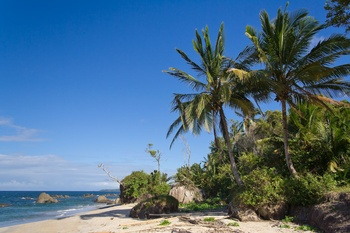
#> input picture image_processing/data/beach.jpg, 350 x 233 px
$ jupyter execute --allow-errors Color-Filter.ipynb   (shell and % lines are left out)   (older library calls are emulated)
#> lines starting #> are read from the running program, lines starting #| are printed output that depends on the picture; after the words box and inside, x2 and y2 are one past the last pixel; in counts of white or black regions, pixels touching at a corner belong together
[cell 1]
import cv2
from matplotlib import pyplot as plt
import numpy as np

# ***masking by cv2.draw and cv2.bitwise_and***
- use cv2.shape to draw mask shape on a canvas
- exclusively using bitwise_and with mask parameter

[cell 2]
beach = cv2.imread("data/beach.jpg")[:,:,::-1]
h, w = beach.shape[:-1]
#> h = 233; w = 350

canvas = np.zeros((h, w), dtype = np.uint8)
mask = cv2.circle(canvas, (int(w/2), int(h/2)), 30, color = 255,thickness = -1)
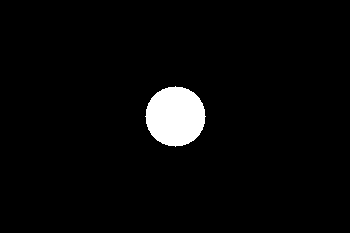
#> canvas: shape (233, 350); 3.5% white; 1 white region, box (x1, y1, x2, y2) and area: (145, 86, 206, 147) 2821

masked_beach = cv2.bitwise_and(beach, beach, mask = mask)
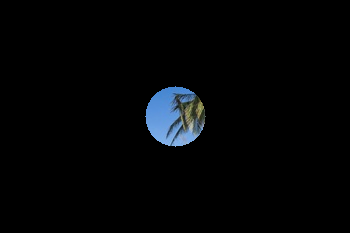
#> masked_beach: shape (233, 350, 3); mean R, G, B 3.2, 4.5, 5.8

plt.figure()
plt.subplot(221)
plt.imshow(beach)
plt.subplot(222)
plt.imshow(mask, cmap='gray')
plt.subplot(223)
plt.imshow(masked_beach)
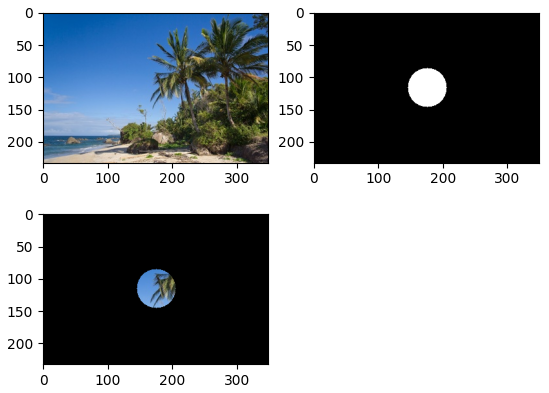
#> figure drawn by matplotlib, 3 panels

#> (a cell that did not finish here is left out)

#> (a cell that did not finish here is left out)

#> (a cell that did not finish here is left out)

[cell 6]
lower_bound = np.array([100,50,50]) # lower bound : h=101, s=50, v=50
#> lower_bound = [100, 50, 50]
upper_bound = np.array([130,255,255]) # upper bound : h=139, s=255, v=255
#> (the rest of this cell did not finish here and is left out)

[cell 7]
plt.imshow(mask, cmap='gray')

#> (a cell that did not finish here is left out)

# Color filtering practice

[cell 9]
import os
os.listdir('data/color_filter')

[cell 10]
image_name = '' # put the name of a image you want to process
path = os.path.join('data/color_filter', image_name)
#> (the rest of this cell did not finish here and is left out)

## 1. Blurring

[cell 11]
blur_mask = cv2.medianBlur(mask, 3)
#> blur_mask: shape (233, 350); 3.5% white; 1 white region, box (x1, y1, x2, y2) and area: (146, 87, 205, 146) 2817
plt.imshow(blur_mask, cmap='gray')

## 2. Edge detection

[cell 12]
edge_mask = cv2.Canny(blur_mask, 30, 30*3)
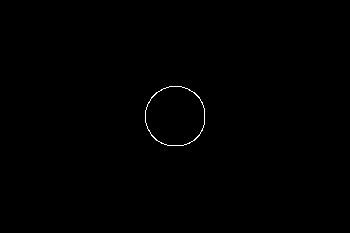
#> edge_mask: shape (233, 350); 0.25% white in thin lines or dots, all inside (x1, y1, x2, y2) = (145, 86, 205, 146)
plt.imshow(edge_mask, cmap='gray')

## 3. Find contours

[cell 13]
image, contours, hierarchy = cv2.findContours(edge_mask.copy(), cv2.RETR_EXTERNAL, cv2.CHAIN_APPROX_SIMPLE)
#> contours = 1 contour; box (x1, y1, x2, y2) and area: (145, 86, 205, 146) 2828

Find noises as contours

[cell 14]
len(contours)
#> Out = 1

## 4. Filtering noises

[cell 15]
print(contours[0]) # show the form of contours
#> (printed output is left out)

[cell 16]
print("Area scales of each contour")
for contour in contours:
    print(cv2.contourArea(contour)) # print area scales(num of pixels) of each contour
#> this loop made 1 pass
#| 2828.0

[cell 17]
contours = [ contour for contour in contours if cv2.contourArea(contour) > 40 ] # 40 is threshold value.

[cell 18]
len(contours)
#> Out = 1
